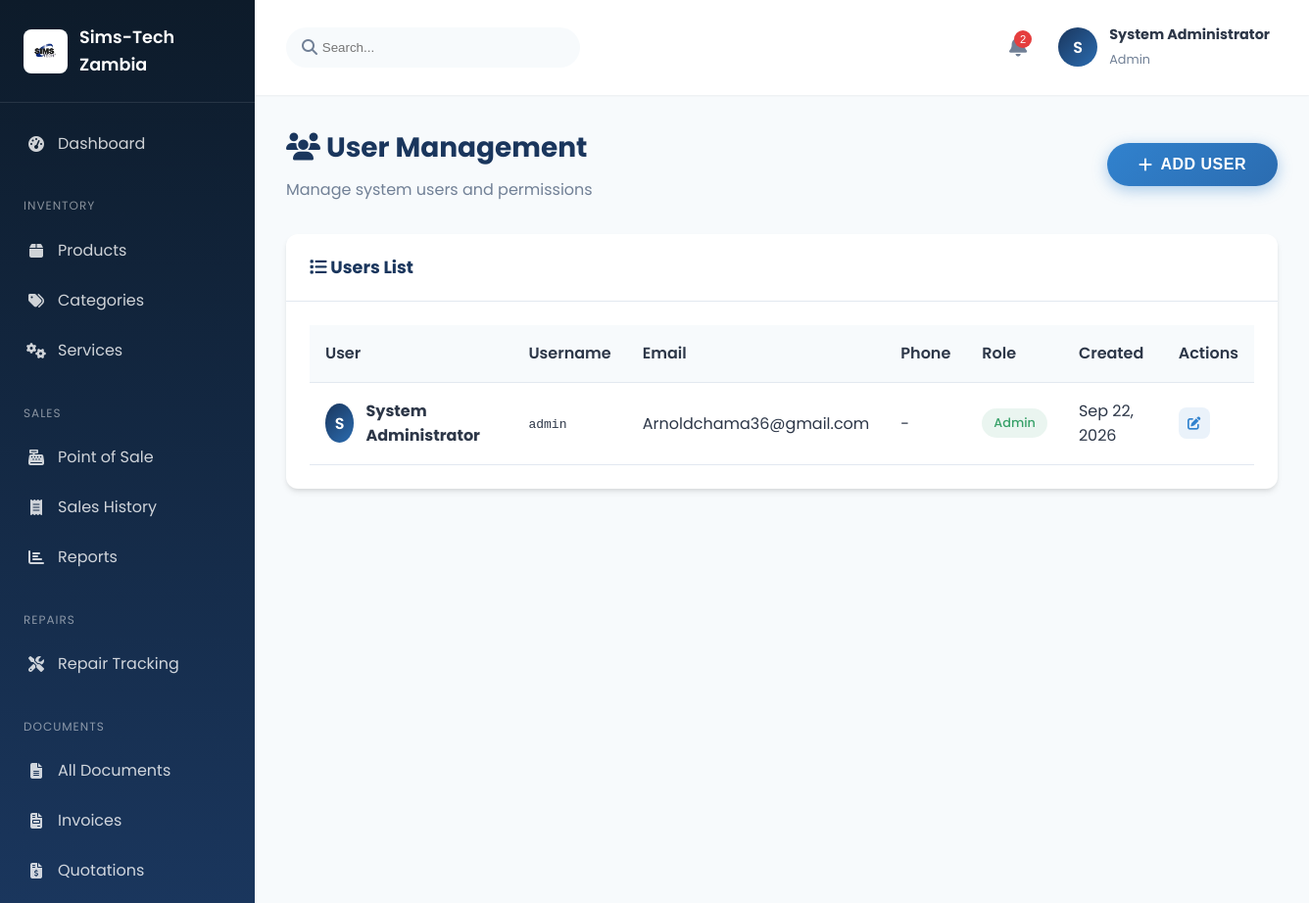
/users.php (signed in), run on the app's committed database.
### tables this page shows
CREATE TABLE IF NOT EXISTS users (
    id INT AUTO_INCREMENT PRIMARY KEY,
    username VARCHAR(50) UNIQUE NOT NULL,
    password VARCHAR(255) NOT NULL,
    full_name VARCHAR(100) NOT NULL,
    email VARCHAR(100),
    phone VARCHAR(20),
    role ENUM('admin', 'employee', 'customer') DEFAULT 'employee',
    created_at TIMESTAMP DEFAULT CURRENT_TIMESTAMP,
    updated_at TIMESTAMP DEFAULT CURRENT_TIMESTAMP ON UPDATE CURRENT_TIMESTAMP
);

### users.php (the view, shortened to what this page needs)
<?php
require_once 'config/database.php';
$users = $conn->query("SELECT * FROM users ORDER BY role, full_name ASC");
?>
<!DOCTYPE html>
<html lang="en">
<head>
    <link rel="stylesheet" href="assets/css/style.css">
    <link rel="stylesheet" href="https://cdnjs.cloudflare.com/ajax/libs/font-awesome/6.4.0/css/all.min.css">
</head>
<body>
    <div class="dashboard-wrapper">
        <?php include 'includes/sidebar.php'; ?>
        <div class="main-content">
            <?php include 'includes/header.php'; ?>
            <div class="dashboard-content">
                <div class="page-header" style="display: flex; justify-content: space-between; align-items: center;">
                    <div>
                        <h1><i class="fas fa-users"></i> User Management</h1>
                        <p>Manage system users and permissions</p>
                    </div>
                    <button class="btn btn-primary" onclick="openAddModal()">
                        <i class="fas fa-plus"></i> Add User
                    </button>
                </div>
                <div class="card">
                    <div class="card-header">
                        <h3><i class="fas fa-list"></i> Users List</h3>
                    </div>
                    <div class="card-body">
                        <div class="table-responsive">
                            <table class="data-table">
                                <thead>
                                    <tr>
                                        <th>User</th>
                                        <th>Username</th>
                                        <th>Email</th>
                                        <th>Phone</th>
                                        <th>Role</th>
                                        <th>Created</th>
                                        <th>Actions</th>
                                    </tr>
                                </thead>
                                <tbody>
                                    <?php while ($u = $users->fetch_assoc()): ?>
                                        <tr>
                                            <td>
                                                <div style="display: flex; align-items: center; gap: 0.75rem;">
                                                    <div class="user-avatar" style="width: 40px; height: 40px; font-size: 1rem;">
                                                        <?php echo strtoupper(substr($u['full_name'], 0, 1)); ?>
                                                    </div>
                                                    <strong><?php echo htmlspecialchars($u['full_name']); ?></strong>
                                                </div>
                                            </td>
                                            <td><code><?php echo htmlspecialchars($u['username']); ?></code></td>
                                            <td><?php echo htmlspecialchars($u['email'] ?? '-'); ?></td>
                                            <td><?php echo htmlspecialchars($u['phone'] ?? '-'); ?></td>
                                            <td>
                                                <span class="badge badge-<?php echo $u['role'] === 'admin' ? 'success' : ($u['role'] === 'customer' ? 'warning' : 'info'); ?>">
                                                    <?php echo ucfirst($u['role']); ?>
                                                </span>
                                            </td>
                                            <td><?php echo date('M d, Y', strtotime($u['created_at'])); ?></td>
                                            <td>
                                                <div class="action-btns">
                                                    <button class="action-btn edit" onclick='editUser(<?php echo json_encode($u); ?>)' title="Edit">
                                                        <i class="fas fa-edit"></i>
                                                    </button>
                                                </div>
                                            </td>
                                        </tr>
                                    <?php endwhile; ?>
                                </tbody>
                            </table>
                        </div>
                    </div>
                </div>
            </div>
        </div>
    </div>
</body>
</html>

### assets/css/style.css (style rules this page uses)
:root { --primary-color: #1a365d; --primary-light: #2c5282; --primary-dark: #0d1b2a; --secondary-color: #2b6cb0; --accent-color: #3182ce; --success-color: #38a169; --warning-color: #d69e2e; --danger-color: #e53e3e; --info-color: #00b5d8; --light-bg: #f7fafc; --dark-bg: #1a202c; --card-bg: #ffffff; --text-primary: #2d3748; --text-secondary: #718096; --text-light: #a0aec0; --border-color: #e2e8f0; --shadow-sm: 0 1px 2px 0 rgba(0, 0, 0, 0.05); --shadow-md: 0 4px 6px -1px rgba(0, 0, 0, 0.1), 0 2px 4px -1px rgba(0, 0, 0, 0.06); --shadow-lg: 0 10px 15px -3px rgba(0, 0, 0, 0.1), 0 4px 6px -2px rgba(0, 0, 0, 0.05); --shadow-xl: 0 20px 25px -5px rgba(0, 0, 0, 0.1), 0 10px 10px -5px rgba(0, 0, 0, 0.04); --transition-fast: 0.15s ease; --transition-normal: 0.3s ease; --transition-slow: 0.5s ease; --border-radius: 8px; --border-radius-lg: 12px; }
* { margin: 0; padding: 0; box-sizing: border-box; }
html { scroll-behavior: smooth; }
body { font-family: 'Segoe UI', Tahoma, Geneva, Verdana, sans-serif; background-color: var(--light-bg); color: var(--text-primary); line-height: 1.6; min-height: 100vh; }
.btn { display: inline-flex; align-items: center; justify-content: center; gap: 0.5rem; padding: 0.8rem 2rem; border-radius: 50px; font-weight: 600; font-size: 1rem; cursor: pointer; border: none; transition: all var(--transition-fast); text-transform: uppercase; letter-spacing: 0.5px; }
.btn-primary { background: linear-gradient(135deg, var(--accent-color) 0%, var(--secondary-color) 100%); color: #fff; box-shadow: 0 4px 15px rgba(49, 130, 206, 0.4); }
.dashboard-wrapper { display: flex; min-height: 100vh; }
.main-content { flex: 1; margin-left: 260px; background: var(--light-bg); min-height: 100vh; }
.user-avatar { width: 40px; height: 40px; background: linear-gradient(135deg, var(--primary-color) 0%, var(--secondary-color) 100%); border-radius: 50%; display: flex; align-items: center; justify-content: center; color: #fff; font-weight: 600; }
.dashboard-content { padding: 2rem; }
.page-header { margin-bottom: 2rem; }
.page-header h1 { font-size: 1.75rem; color: var(--primary-color); margin-bottom: 0.5rem; }
.page-header p { color: var(--text-secondary); }
.card { background: var(--card-bg); border-radius: var(--border-radius-lg); box-shadow: var(--shadow-md); overflow: hidden; }
.card-header { padding: 1.25rem 1.5rem; border-bottom: 1px solid var(--border-color); display: flex; justify-content: space-between; align-items: center; }
.card-header h3 { font-size: 1.1rem; color: var(--primary-color); }
.card-body { padding: 1.5rem; }
.table-responsive { overflow-x: auto; }
.data-table { width: 100%; border-collapse: collapse; }
.data-table th, .data-table td { padding: 1rem; text-align: left; border-bottom: 1px solid var(--border-color); }
.data-table th { background: var(--light-bg); font-weight: 600; color: var(--text-primary); white-space: nowrap; }
.badge { display: inline-block; padding: 0.3rem 0.75rem; border-radius: 50px; font-size: 0.8rem; font-weight: 500; }
.badge-success { background: rgba(56, 161, 105, 0.1); color: var(--success-color); }
.action-btns { display: flex; gap: 0.5rem; }
.action-btn { width: 32px; height: 32px; border: none; border-radius: var(--border-radius); cursor: pointer; display: flex; align-items: center; justify-content: center; transition: all var(--transition-fast); }
.action-btn.edit { background: rgba(49, 130, 206, 0.1); color: var(--accent-color); }

### users.php (style rules this page uses)
body { font-family: 'Poppins', sans-serif; }

### data on the page
users: full_name "S", full_name "System Administrator", username "admin", email "Arnoldchama36@gmail.com", phone "-", role "Admin", created_at "Sep 22, 2026"

### other printed values
$low_stock_count "2"
substr($user['full_name'], 0, 1) "S"
$user['full_name'] "System Administrator"
$user['role'] "Admin"
